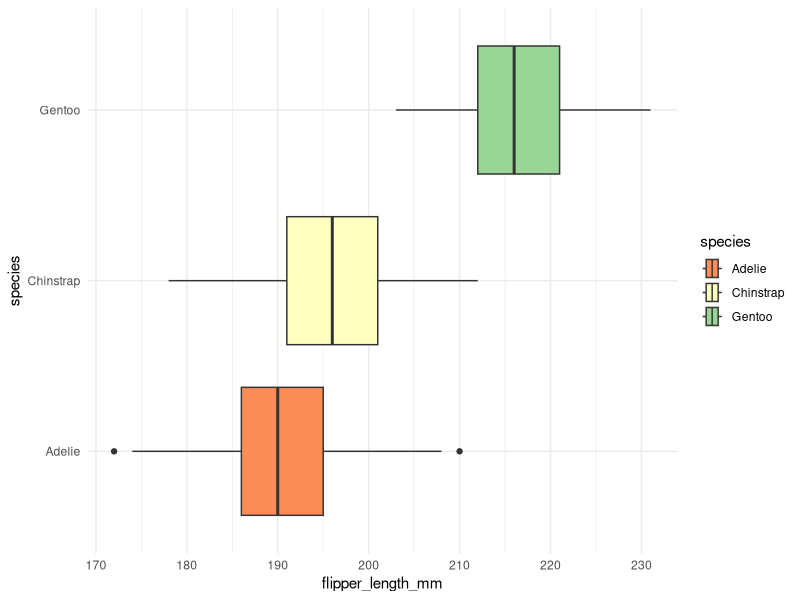
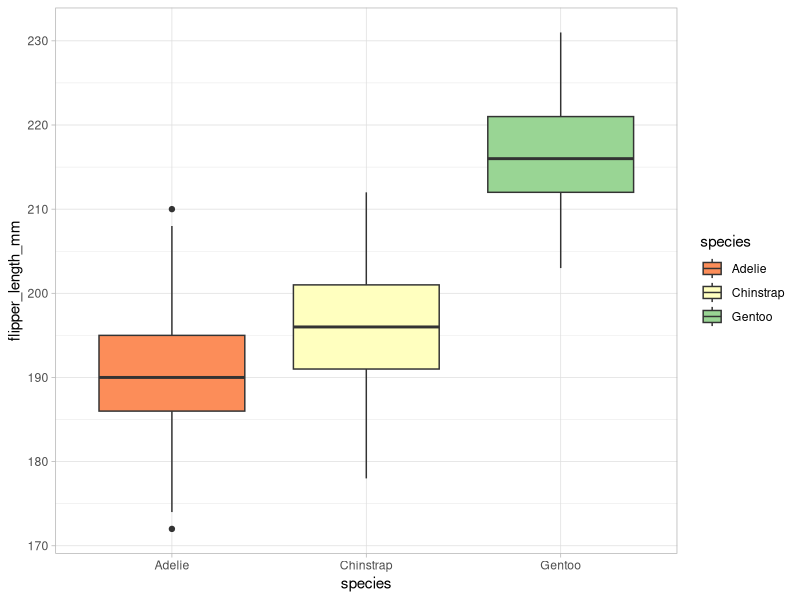
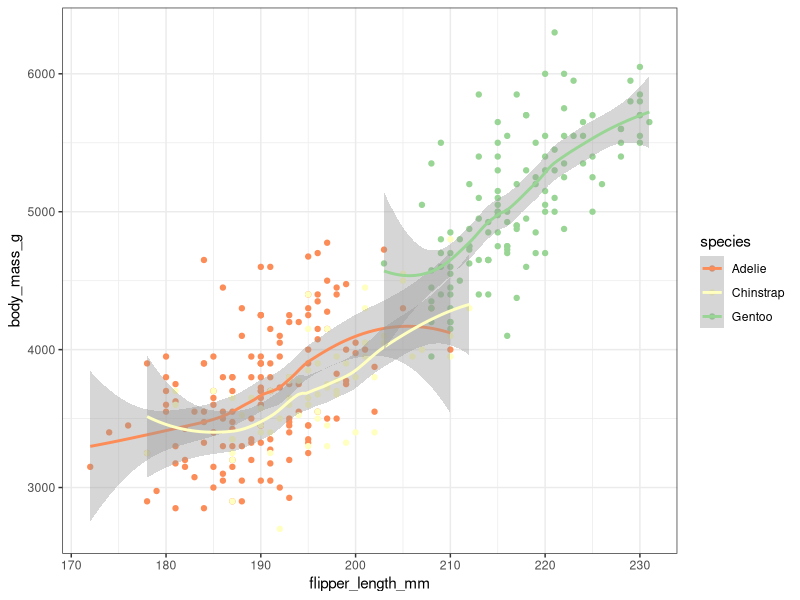
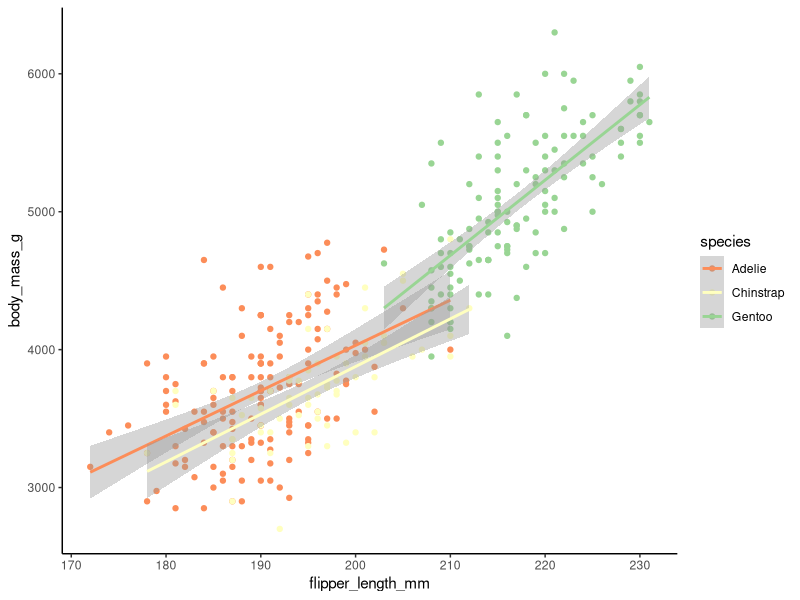
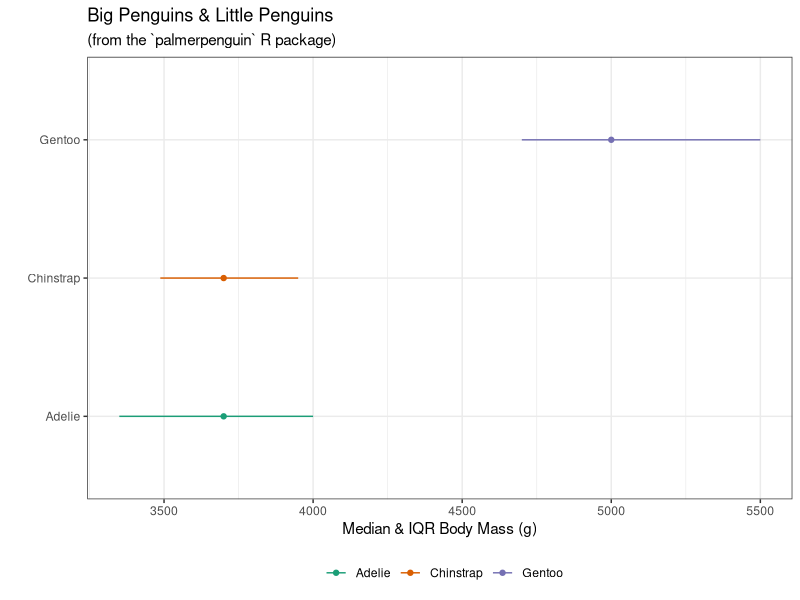

Write R code to recreate these figures, in order. (Note: this script raises an error after producing the figures.)
#' #################################################################
#' load the libraries that will give us extra functions for our work
#' #################################################################

library(tidyverse)


#' #################################################################
#' load the penguin data (via another library)
#' #################################################################

library(palmerpenguins)
data("penguins")


#' #################################################################
#' examine the penguin data
#' #################################################################

penguins

penguins %>%
  glimpse()

penguins %>%
  View()



#' #################################################################
#' manipulate the penguin data
#' #################################################################

# operations on rows include `filter` & `slice`

penguins

penguins %>%
  filter(body_mass_g > 4500)

penguins %>%
  filter(body_mass_g > median(body_mass_g, na.rm = TRUE))

penguins %>%
  arrange(desc(flipper_length_mm)) %>%
  slice(1:10)


# operations on columns include `select`, `mutate`, & `summarize`

# select: subset columns
penguins %>%
  select(species, year, body_mass_g)


# mutate: create new columns
penguins %>%
  mutate(big_body = body_mass_g > median(body_mass_g, na.rm = TRUE))

penguins %>%
  mutate(big_body = body_mass_g > median(body_mass_g, na.rm = TRUE)) %>%
  glimpse()

penguins %>%
  mutate(big_body = body_mass_g > median(body_mass_g, na.rm = TRUE),
         little_flipper = flipper_length_mm < median(flipper_length_mm, na.rm = TRUE)) %>%
  glimpse()


# summarize: create new columns that summarize row groups
penguins %>%
  summarize(mean_mass = mean(body_mass_g, na.rm = TRUE), .by = species)

penguins %>%
  group_by(species) %>%
  summarize(mean_mass = mean(body_mass_g, na.rm = TRUE))

penguins %>%
  group_by(species) %>%
  summarize(mean_mass = mean(body_mass_g, na.rm = TRUE),
            sd_mass = sd(body_mass_g, na.rm = TRUE),
            median_mass = median(body_mass_g, na.rm = TRUE),
            iqr_mass = IQR(body_mass_g, na.rm = TRUE))



#' #################################################################
#' plot the penguin data
#' #################################################################

penguins %>% 
  ggplot(data = .) +
  geom_boxplot(aes(y = species, x = flipper_length_mm, fill = species)) +
  scale_fill_brewer(palette = "Spectral") +
  theme_minimal()


penguins %>% 
  ggplot(data = .) +
  geom_boxplot(aes(x = species, y = flipper_length_mm, fill = species)) +
  scale_fill_brewer(palette = "Spectral") +
  theme_light()


penguins %>% 
  ggplot(data = ., aes(y = body_mass_g, x = flipper_length_mm, color = species)) +
  geom_point() +
  geom_smooth() +
  scale_color_brewer(palette = "Spectral") +
  theme_bw()


penguins %>% 
  ggplot(data = ., aes(y = body_mass_g, x = flipper_length_mm, color = species)) +
  geom_point() +
  geom_smooth(method = "lm") +
  scale_color_brewer(palette = "Spectral") +
  theme_classic()



#' #################################################################
#' manipulate & plot the penguin data
#' #################################################################

penguins %>%
  summarize(mean_mass = mean(body_mass_g, na.rm = TRUE),
            sd_mass = sd(body_mass_g, na.rm = TRUE),
            median_mass = median(body_mass_g, na.rm = TRUE),
            iqr_mass = IQR(body_mass_g, na.rm = TRUE),
            lower_quartile = quantile(body_mass_g, na.rm = TRUE, probs = 0.25),
            upper_quartile = quantile(body_mass_g, na.rm = TRUE, probs = 0.75),
            .by = species) %>%
  ggplot(data = .) +
  geom_linerange(aes(y = species, xmin = lower_quartile, xmax = upper_quartile, color = species)) +
  geom_point(aes(y = species, x = median_mass, color = species)) +
  scale_color_brewer(palette = "Dark2") +
  theme_bw() +
  theme(legend.position = "bottom") +
  labs(title = "Big Penguins & Little Penguins", subtitle = "(from the `palmerpenguin` R package)", x = "Median & IQR Body Mass (g)", y = "", color = "")
  


#' #################################################################
#' saving new data
#' #################################################################

# name it!

penguin_species_summary <- penguins %>%
  summarize(mean_mass = mean(body_mass_g, na.rm = TRUE),
            sd_mass = sd(body_mass_g, na.rm = TRUE),
            median_mass = median(body_mass_g, na.rm = TRUE),
            iqr_mass = IQR(body_mass_g, na.rm = TRUE),
            lower_quartile = quantile(body_mass_g, na.rm = TRUE, probs = 0.25),
            upper_quartile = quantile(body_mass_g, na.rm = TRUE, probs = 0.75),
            .by = species)

penguin_species_summary

# save it!

penguin_species_summary %>%
  write_csv("tables/penguin_species_summary.csv")

penguin_species_summary %>%
  writexl::write_xlsx("tables/penguin_species_summary.xlsx")



#' #################################################################
#' saving plots
#' #################################################################

# name it!

penguin_flipper_boxplot <- penguins %>% 
  ggplot(data = .) +
  geom_boxplot(aes(x = species, y = flipper_length_mm, fill = species)) +
  scale_fill_brewer(palette = "Spectral") +
  theme_light()

penguin_flipper_boxplot


# save it!

penguin_flipper_boxplot %>%
  ggsave(filename = "figures/penguin_flipper_boxplot.pdf", plot = ., height = 6, width = 8, units = "in")

penguin_flipper_boxplot %>%
  ggsave(filename = "figures/penguin_flipper_boxplot.png", plot = ., height = 6, width = 8, units = "in", dpi = 300)
